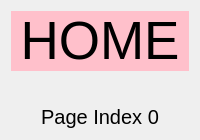
                  <widget class="QWidget" name="page_home">
                   <layout class="QVBoxLayout" name="verticalLayout_10">
                    <item>
                     <widget class="QLabel" name="label_6">
                      <property name="font">
                       <font>
                        <family>Segoe UI</family>
                        <pointsize>40</pointsize>
                       </font>
                      </property>
                      <property name="styleSheet">
                       <string notr="true">background-color:pink;
font-color: brown;</string>
                      </property>
                      <property name="text">
                       <string>HOME</string>
                      </property>
                      <property name="alignment">
                       <set>Qt::AlignCenter</set>
                      </property>
                     </widget>
                    </item>
                    <item>
                     <widget class="QLabel" name="label">
                      <property name="font">
                       <font>
                        <family>Segoe UI</family>
                        <pointsize>14</pointsize>
                       </font>
                      </property>
                      <property name="text">
                       <string/>
                      </property>
                      <property name="alignment">
                       <set>Qt::AlignCenter</set>
                      </property>
                     </widget>
                    </item>
                    <item>
                     <widget class="QLabel" name="label_7">
                      <property name="font">
                       <font>
                        <family>Segoe UI</family>
                        <pointsize>15</pointsize>
                       </font>
                      </property>
                      <property name="text">
                       <string>Page Index 0</string>
                      </property>
                      <property name="alignment">
                       <set>Qt::AlignCenter</set>
                      </property>
                     </widget>
                    </item>
                   </layout>
                  </widget>
